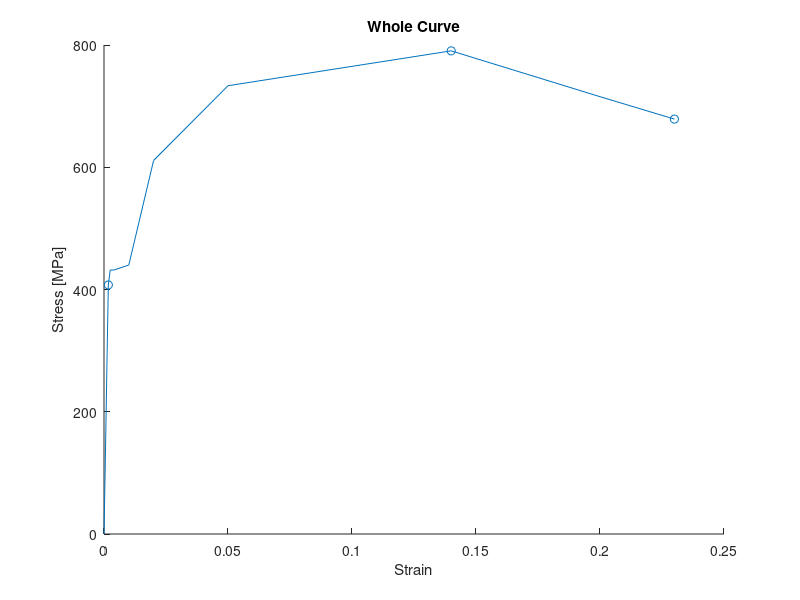
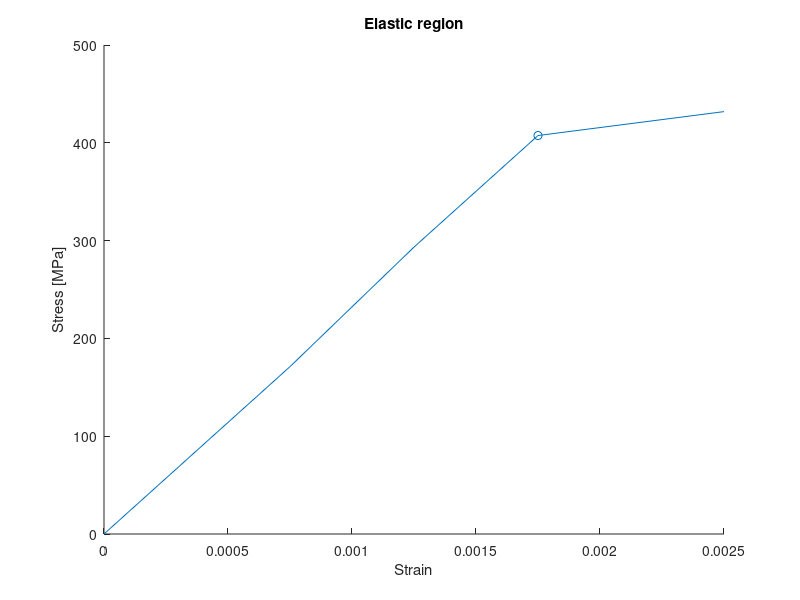

The MATLAB script that drew these images, in order: (Note: this script raises an error after producing the figures.)
%% Joshua Oates - A431 - Materials Problem set
clear all
close all
clc

%% stress intensity factor
a = 6; %mm
a = a/1000;% m
% c = 2*a;
sig = 177;%MPa
Y = 1;

K1 = sig*Y*sqrt(pi*a)


% a = 8; %mm
% a = a/1000;% m
% c = 2*a;
% sig = 144;%MPa
% Y = 1;
% 
% K1 = sig*Y*sqrt(pi*a)

%% crack propegations
a = 9; %mm
a = a/1000;% m
% c = 2*a;
sig = 105;%MPa
Y = 1;
crit = 13.6;

K1 = sig*Y*sqrt(pi*a);
K1>crit

%% 6.10

L = 8;%in
A = 12;%in^2
P = 10;%kip
d = .003;%in

E = P*L/(d*A)

%% 6.11
clear all
sigy = 420 %Mpa
sigp = (280+350)/2
epsp = .04+.01*(1/8);
E = sigp/epsp


%% 6.12
clear all
dia1 = 12.7;%mm
L = 50.8;%mm
L = L/1000;
P = 50;%kN
P = P/1000;
dia2 = 12.67494;%mm

dia2 = dia2/1000;
dia1 = dia1/1000;

E = 490/.007;

A = pi*(dia1/2)^2;
sig = P/A;

eps_a = sig/E;
eps_t = (dia1-dia2)/dia1;

nu = eps_t/eps_a

%% 6.13
clear all
dia1 = 12.5;%mm
L = 50;%mm
P = [0
    7
    21
    36
    50
    53
    53
    54
    75
    90
    97
    87.8
    83.3
    ];

d = [0
    .0125
    .0375
    .0625
    .0875
    .125
    .2
    .5
    1
    2.5
    7
    10
    11.5
    ];

A = pi*(dia1/2)^2;
sig = P./A; % kN/mm^2
sig = sig*1000;%MPa
eps = d./L;

sigy = sig(5);
epsy = eps(5);
E = sigy/epsy;

sigr = sig(end);
epsr = eps(end);

[sigu,iu] = max(sig);
epsu = eps(iu);

X = [epsy,epsu,epsr];
Y = [sigy,sigu,sigr];

figure
hold on
plot(eps,sig)
title("Whole Curve")
xlabel("Strain")
ylabel("Stress [MPa]")
scatter(X,Y)


n = 6;
figure
hold on
plot(eps(1:n),sig(1:n))
title("Elastic region")
xlabel("Strain")
ylabel("Stress [MPa]")
scatter(epsy,sigy)

disp("rupture happens at sig = "+string(sigr)+" MPa")
disp("ultimate happens at sig = "+string(sigu)+" MPa")
disp("yeild happens at sig = "+string(sigy)+" MPa")
disp("youngs modulous is: "+string(E)+" MPa")

